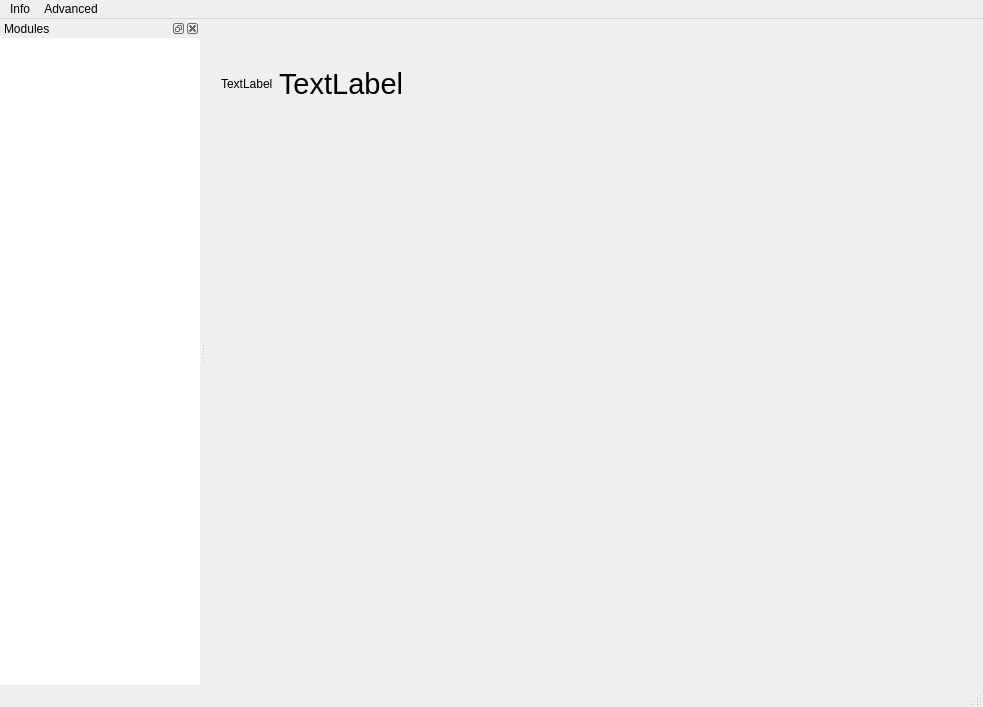
<?xml version="1.0" encoding="UTF-8"?>
<ui version="4.0">
 <class>MainWindow</class>
 <widget class="QMainWindow" name="MainWindow">
  <property name="geometry">
   <rect>
    <x>0</x>
    <y>0</y>
    <width>983</width>
    <height>707</height>
   </rect>
  </property>
  <property name="windowTitle">
   <string>ViUR Admin</string>
  </property>
  <property name="windowIcon">
   <iconset resource="../icons/icons.qrc">
    <normaloff>:/icons/viur.ico</normaloff>:/icons/viur.ico</iconset>
  </property>
  <property name="iconSize">
   <size>
    <width>32</width>
    <height>32</height>
   </size>
  </property>
  <widget class="QWidget" name="centralwidget">
   <layout class="QHBoxLayout" name="horizontalLayout_2">
    <property name="spacing">
     <number>30</number>
    </property>
    <property name="leftMargin">
     <number>15</number>
    </property>
    <property name="topMargin">
     <number>15</number>
    </property>
    <property name="rightMargin">
     <number>15</number>
    </property>
    <property name="bottomMargin">
     <number>20</number>
    </property>
    <item>
     <layout class="QVBoxLayout" name="verticalLayout">
      <item>
       <widget class="QWidget" name="widget" native="true">
        <property name="sizePolicy">
         <sizepolicy hsizetype="Preferred" vsizetype="Preferred">
          <horstretch>0</horstretch>
          <verstretch>0</verstretch>
         </sizepolicy>
        </property>
        <property name="minimumSize">
         <size>
          <width>0</width>
          <height>100</height>
         </size>
        </property>
        <property name="maximumSize">
         <size>
          <width>16777215</width>
          <height>100</height>
         </size>
        </property>
        <layout class="QHBoxLayout" name="horizontalLayout">
         <property name="leftMargin">
          <number>0</number>
         </property>
         <property name="topMargin">
          <number>0</number>
         </property>
         <property name="rightMargin">
          <number>0</number>
         </property>
         <property name="bottomMargin">
          <number>0</number>
         </property>
         <item>
          <widget class="QLabel" name="iconLbl">
           <property name="text">
            <string>TextLabel</string>
           </property>
          </widget>
         </item>
         <item>
          <widget class="QLabel" name="modulLbl">
           <property name="font">
            <font>
             <pointsize>22</pointsize>
             <weight>50</weight>
             <bold>false</bold>
            </font>
           </property>
           <property name="text">
            <string>TextLabel</string>
           </property>
          </widget>
         </item>
         <item>
          <spacer name="horizontalSpacer">
           <property name="orientation">
            <enum>Qt::Horizontal</enum>
           </property>
           <property name="sizeHint" stdset="0">
            <size>
             <width>368</width>
             <height>20</height>
            </size>
           </property>
          </spacer>
         </item>
        </layout>
       </widget>
      </item>
      <item>
       <widget class="QStackedWidget" name="stackedWidget">
        <property name="currentIndex">
         <number>-1</number>
        </property>
       </widget>
      </item>
     </layout>
    </item>
   </layout>
  </widget>
  <widget class="QMenuBar" name="menubar">
   <property name="enabled">
    <bool>true</bool>
   </property>
   <property name="geometry">
    <rect>
     <x>0</x>
     <y>0</y>
     <width>983</width>
     <height>19</height>
    </rect>
   </property>
   <widget class="QMenu" name="menuInfo">
    <property name="title">
     <string>Info</string>
    </property>
    <addaction name="actionHelp"/>
    <addaction name="separator"/>
    <addaction name="actionAbout"/>
   </widget>
   <widget class="QMenu" name="menuErweitert">
    <property name="title">
     <string>Advanced</string>
    </property>
    <addaction name="actionTasks"/>
   </widget>
   <addaction name="menuInfo"/>
   <addaction name="menuErweitert"/>
  </widget>
  <widget class="QStatusBar" name="statusbar"/>
  <widget class="QDockWidget" name="dockWidget">
   <property name="minimumSize">
    <size>
     <width>200</width>
     <height>35</height>
    </size>
   </property>
   <property name="floating">
    <bool>false</bool>
   </property>
   <property name="windowTitle">
    <string>Modules</string>
   </property>
   <attribute name="dockWidgetArea">
    <number>1</number>
   </attribute>
   <widget class="QWidget" name="dockWidgetContents">
    <widget class="QTreeWidget" name="treeWidget">
     <property name="geometry">
      <rect>
       <x>-80</x>
       <y>-40</y>
       <width>300</width>
       <height>701</height>
      </rect>
     </property>
     <property name="minimumSize">
      <size>
       <width>0</width>
       <height>0</height>
      </size>
     </property>
     <property name="maximumSize">
      <size>
       <width>300</width>
       <height>16777215</height>
      </size>
     </property>
     <property name="verticalScrollBarPolicy">
      <enum>Qt::ScrollBarAsNeeded</enum>
     </property>
     <property name="horizontalScrollBarPolicy">
      <enum>Qt::ScrollBarAsNeeded</enum>
     </property>
     <property name="editTriggers">
      <set>QAbstractItemView::NoEditTriggers</set>
     </property>
     <property name="sortingEnabled">
      <bool>false</bool>
     </property>
     <property name="columnCount">
      <number>2</number>
     </property>
     <attribute name="headerVisible">
      <bool>false</bool>
     </attribute>
     <column>
      <property name="text">
       <string>Module</string>
      </property>
     </column>
     <column>
      <property name="text">
       <string notr="true">2</string>
      </property>
     </column>
    </widget>
   </widget>
  </widget>
  <action name="actionQuit">
   <property name="icon">
    <iconset theme="application-exit"/>
   </property>
   <property name="text">
    <string>Beenden</string>
   </property>
  </action>
  <action name="actionErste_Schritte">
   <property name="icon">
    <iconset theme="help-contents"/>
   </property>
   <property name="text">
    <string>Erste Schritte</string>
   </property>
  </action>
  <action name="actionHelp">
   <property name="icon">
    <iconset theme="help-contents">
     <normaloff/>
    </iconset>
   </property>
   <property name="text">
    <string>Help</string>
   </property>
   <property name="shortcut">
    <string/>
   </property>
  </action>
  <action name="actionAbout">
   <property name="icon">
    <iconset theme="help-about">
     <normaloff/>
    </iconset>
   </property>
   <property name="text">
    <string>About</string>
   </property>
  </action>
  <action name="actionLogout">
   <property name="icon">
    <iconset theme="system-log-out"/>
   </property>
   <property name="text">
    <string>Ausloggen</string>
   </property>
  </action>
  <action name="actionTasks">
   <property name="icon">
    <iconset resource="../icons/icons.qrc">
     <normaloff>:/icons/settings.svg</normaloff>:/icons/settings.svg</iconset>
   </property>
   <property name="text">
    <string>Tasks</string>
   </property>
  </action>
 </widget>
 <resources>
  <include location="../icons/icons.qrc"/>
 </resources>
 <connections/>
</ui>
